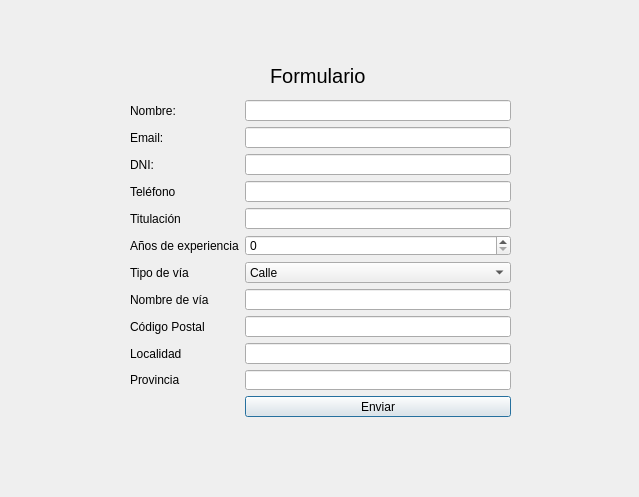
<?xml version="1.0" encoding="UTF-8"?>
<ui version="4.0">
 <class>Dialog</class>
 <widget class="QDialog" name="Dialog">
  <property name="geometry">
   <rect>
    <x>0</x>
    <y>0</y>
    <width>639</width>
    <height>497</height>
   </rect>
  </property>
  <property name="windowTitle">
   <string>Dialog</string>
  </property>
  <widget class="QWidget" name="formLayoutWidget">
   <property name="geometry">
    <rect>
     <x>130</x>
     <y>100</y>
     <width>381</width>
     <height>317</height>
    </rect>
   </property>
   <layout class="QFormLayout" name="formLayout">
    <item row="1" column="0">
     <widget class="QLabel" name="nombreLabel">
      <property name="text">
       <string>Nombre:</string>
      </property>
     </widget>
    </item>
    <item row="1" column="1">
     <widget class="QLineEdit" name="addnombre"/>
    </item>
    <item row="2" column="0">
     <widget class="QLabel" name="emailLabel">
      <property name="text">
       <string>Email:</string>
      </property>
     </widget>
    </item>
    <item row="2" column="1">
     <widget class="QLineEdit" name="addemail"/>
    </item>
    <item row="3" column="0">
     <widget class="QLabel" name="dNILabel">
      <property name="text">
       <string>DNI:</string>
      </property>
     </widget>
    </item>
    <item row="3" column="1">
     <widget class="QLineEdit" name="addDNI"/>
    </item>
    <item row="5" column="0">
     <widget class="QLabel" name="titulaciNLabel">
      <property name="text">
       <string>Titulación</string>
      </property>
     </widget>
    </item>
    <item row="5" column="1">
     <widget class="QLineEdit" name="addtitulacion"/>
    </item>
    <item row="6" column="0">
     <widget class="QLabel" name="aOsDeExperienciaLabel">
      <property name="text">
       <string>Años de experiencia</string>
      </property>
     </widget>
    </item>
    <item row="6" column="1">
     <widget class="QSpinBox" name="addanos"/>
    </item>
    <item row="7" column="0">
     <widget class="QLabel" name="tipoDeVALabel">
      <property name="text">
       <string>Tipo de vía</string>
      </property>
     </widget>
    </item>
    <item row="7" column="1">
     <widget class="QComboBox" name="comboBox">
      <item>
       <property name="text">
        <string>Calle</string>
       </property>
      </item>
      <item>
       <property name="text">
        <string>Plaza</string>
       </property>
      </item>
      <item>
       <property name="text">
        <string>Avenida</string>
       </property>
      </item>
     </widget>
    </item>
    <item row="8" column="0">
     <widget class="QLabel" name="nombreDeVALabel">
      <property name="text">
       <string>Nombre de vía</string>
      </property>
     </widget>
    </item>
    <item row="8" column="1">
     <widget class="QLineEdit" name="addnombrevia"/>
    </item>
    <item row="9" column="0">
     <widget class="QLabel" name="cDigoPostalLabel">
      <property name="text">
       <string>Código Postal</string>
      </property>
     </widget>
    </item>
    <item row="9" column="1">
     <widget class="QLineEdit" name="addcodigopostal"/>
    </item>
    <item row="10" column="0">
     <widget class="QLabel" name="localidadLabel">
      <property name="text">
       <string>Localidad</string>
      </property>
     </widget>
    </item>
    <item row="10" column="1">
     <widget class="QLineEdit" name="addlocalidad"/>
    </item>
    <item row="11" column="0">
     <widget class="QLabel" name="provinciaLabel">
      <property name="text">
       <string>Provincia</string>
      </property>
     </widget>
    </item>
    <item row="11" column="1">
     <widget class="QLineEdit" name="addprovincia"/>
    </item>
    <item row="12" column="1">
     <widget class="QPushButton" name="addenviar">
      <property name="text">
       <string>Enviar</string>
      </property>
     </widget>
    </item>
    <item row="4" column="0">
     <widget class="QLabel" name="telFonosLabel">
      <property name="text">
       <string>Teléfono</string>
      </property>
     </widget>
    </item>
    <item row="4" column="1">
     <widget class="QLineEdit" name="addtelefono"/>
    </item>
   </layout>
  </widget>
  <widget class="QLabel" name="label">
   <property name="geometry">
    <rect>
     <x>270</x>
     <y>60</y>
     <width>151</width>
     <height>31</height>
    </rect>
   </property>
   <property name="styleSheet">
    <string notr="true">font: 20px
</string>
   </property>
   <property name="text">
    <string>Formulario</string>
   </property>
  </widget>
 </widget>
 <resources/>
 <connections/>
</ui>
